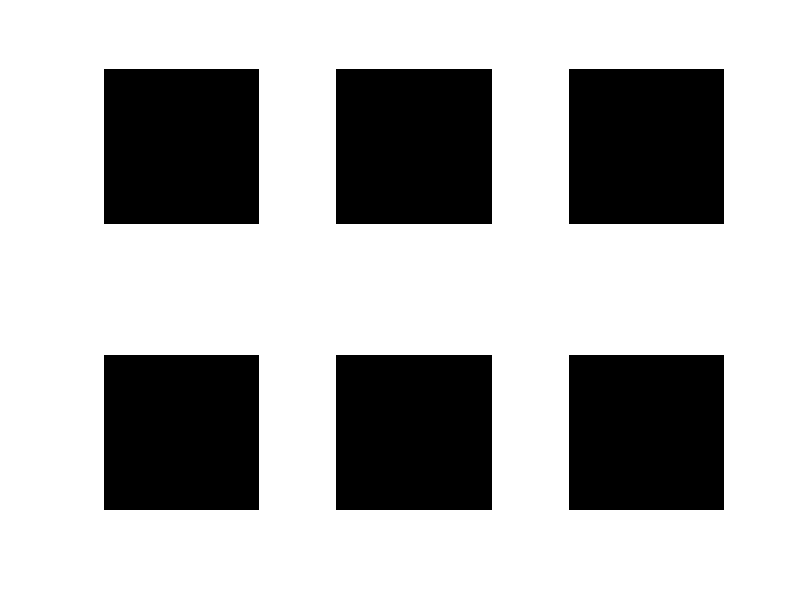

The MATLAB script that drew this image: (Note: this script raises an error after producing the figure.)

% ET_DEMO_MLEM
%     NiftyRec Demo: MLEM SPECT reconstruction 
%
%See also
%   ET_DEMO_OSEM, ET_DEMO_MAPEM_MRF, ET_MAPEM_STEP
%
% 
%Stefano Pedemonte
%Copyright 2009-2013 CMIC-UCL
%Gower Street, London, UK


%% Parameters
N              = 128;
N_projections  = 120;
cameras        = linspace(0,2*pi,N_projections)';
psf            = ones(5,5,N);
N_counts       = 50e6;

iter_mlem  = 30;
GPU        = 1;

phantom_type   = 3;  % 0 for 'brain FDG PET'; 1 for sphere in uniform background; 2 for spiral

%% Initialise plot
figure(1); subplot(2,3,1); image(zeros(N,N)); colormap gray; axis square off tight; 
figure(1); subplot(2,3,2); image(zeros(N,N)); colormap gray; axis square off tight; 
figure(1); subplot(2,3,3); image(zeros(N,N)); colormap gray; axis square off tight; 
figure(1); subplot(2,3,4); image(zeros(N,N)); colormap gray; axis square off tight; 
figure(1); subplot(2,3,5); image(zeros(N,N)); colormap gray; axis square off tight; 
figure(1); subplot(2,3,6); image(zeros(N,N)); colormap gray; axis square off tight; pause(0.1); 

%% Load or generate phantom 
disp('Creating synthetic sinogram..');
mask = et_spherical_phantom(N,N,N,N*0.45,1,0,(N+1)/2,(N+1)/2,(N+1)/2);
if phantom_type == 0
    phantom_file = 'activity_128.nii'; 
    if not(exist(phantom_file,'file'))
        fprintf('Synthetic data file %s cannot be found. \nPlease make sure that NiftyRec data is installed. \nIf NiftyRec was built and installed from the source code, \nrun CMake, enable the INCLUDE_DATA flag and run "make install".\n',phantom_file); 
        return;
    end
    phantom = et_load_nifti(phantom_file); 
    phantom = phantom.img .* mask;
elseif phantom_type == 1
    phantom = et_spherical_phantom(N,N,N,N/8,60,20,N/4,N/2,N/3) .* mask;
else
    phantom = et_spiral_phantom(N,N,N,60,20,8,2,10,40,2) .* mask;
end
attenuation = 0;
figure(1); subplot(2,3,1); imagesc(squeeze(phantom(:,floor(N/2),:))); colormap gray; axis square off tight;  pause(0.1); 

%% Simulate SPECT scan 
ideal_sinogram = et_project(phantom, cameras, attenuation, psf, GPU);
ideal_sinogram = ideal_sinogram/sum(ideal_sinogram(:))*N_counts;
sinogram = et_poissrnd(ideal_sinogram);

disp('Visualising sinogram..');
for i=1:N_projections  
    figure(1); subplot(2,3,2); image(0.3*squeeze(sinogram(:,:,i))'); colormap gray; axis square off tight;     
    if i<N/2
        figure(1); subplot(2,3,3); image(0.3*squeeze(sinogram(:,i,:))); colormap gray; axis square off tight;  
    end
    pause(0.05);  
end

%% Compute normalization volume
disp('Computing normalization..');
norm = et_backproject(ones(N,N,length(cameras)), cameras, attenuation, psf, GPU) ;

%% Reconstruction:
disp('Reconstructing..');
activity = ones(N,N,N);
for i=1:iter_mlem
    fprintf('\nMLEM step: %d',i);
    activity = et_mapem_step(activity, norm, sinogram, cameras, attenuation, psf, 0, 0, GPU, 0, 0.0001);
    scale = 400;
    figure(1); subplot(2,3,4); image(scale*squeeze(mask(:,floor(N/2),:).*activity(:,floor(N/2),:))); colormap gray; axis square off tight;     
    figure(1); subplot(2,3,5); image(scale*squeeze(mask(floor(N/2),:,:).*activity(floor(N/2),:,:))); colormap gray; axis square off tight;
    figure(1); subplot(2,3,6); image(scale*squeeze(mask(:,:,floor(N/2)).*activity(:,:,floor(N/2))')); colormap gray; axis square off tight; pause(0.05);     
end



%% Cleanup 
if GPU
    et_reset_gpu();
end

disp('MLEM Done');

